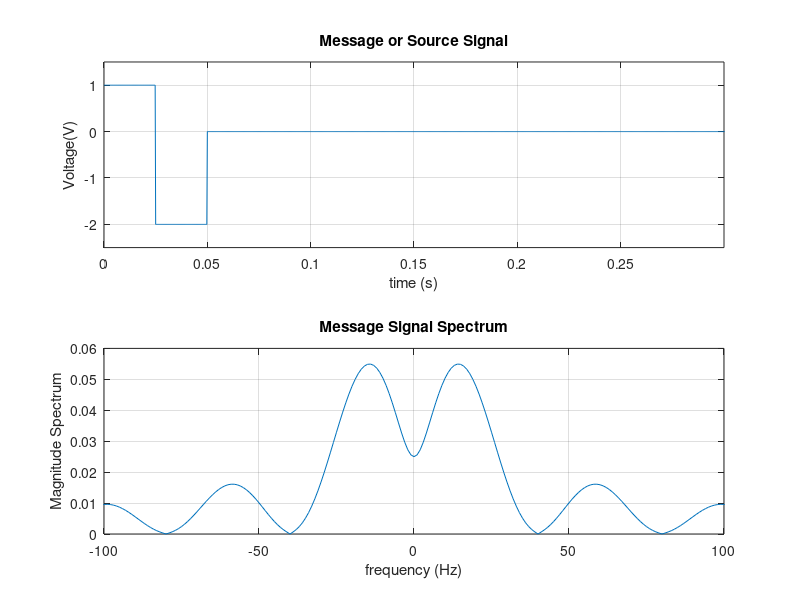
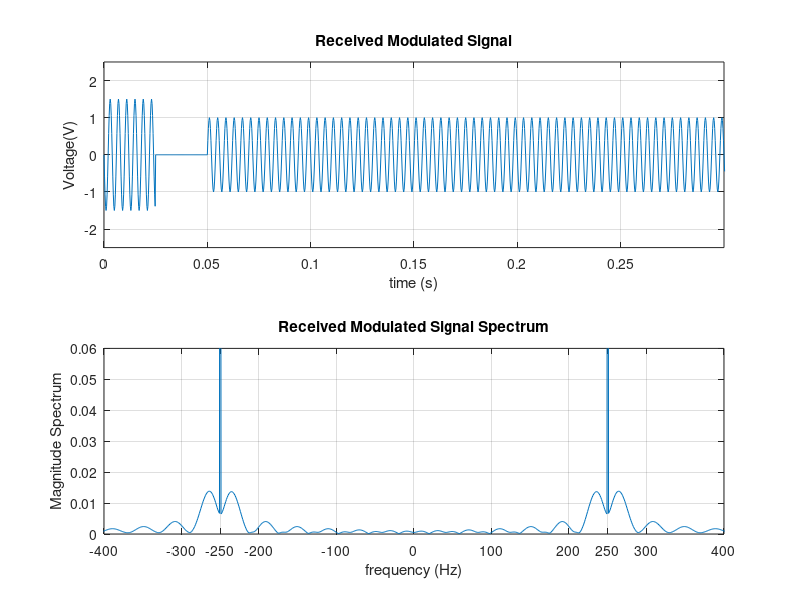
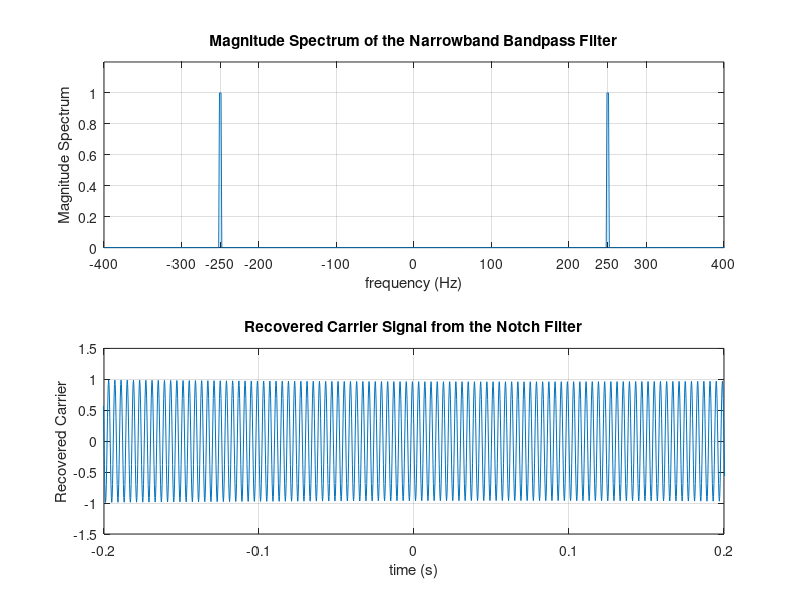
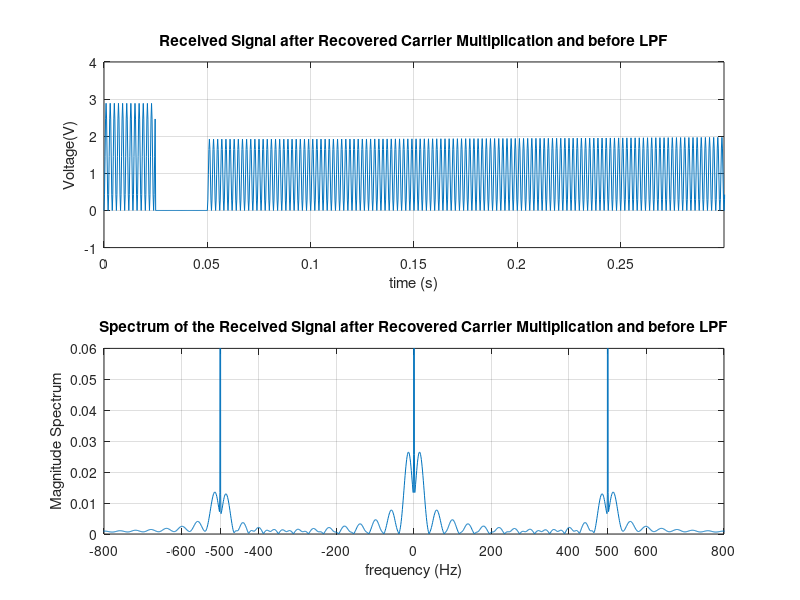

Write the MATLAB code that produced these figures, in order.
% MATLAB script to show Conventional Amplitude Modulation (AM) and
% Demodulation using Carrier Recovery via Notch Filter and Envelope
% Detection

clc
close all
fs = 4000;  % sampling frequency
ts = 1/fs;  % time sampling period
df = 1;     % frequency sampling period
N = fs/df;  % number of DFT smaples in the spectrum
T = 15e-2;  % time interval for plotting time domain signal 
fc = 250;   % carrier frequency in Hz
N1 = 100;   % number of samples in the positive pulse
N2 = 100;   % number of samples in the negative pulse
N3 = fs-N1-N2;             % number of samples in the 0 level of the pulse
t1 = 0:ts:(N1-1)*ts;         % time samples for the positive pulse
t2 = N1*ts:ts:(N1+N2-1)*ts;  % time samples for the negative pulse
t3 = (N1+N2)*ts:ts:(N-1)*ts; % time samples for the 0 level of the pulse
t = [t1 t2 t3];              % complete time vector
x = [ones(1,length(t1)) -2*ones(1,length(t2)) zeros(1,length(t3))]; % message signal
a = 1;                       % modulation index 0 <= a <= 1
A = 1;                       % carrier amplitude
fd = 0;                      % Doppler frequency shift in Hz
theta = pi/2;                % phase delay  

%plotting message signal
subplot(2,1,1);
plot(t,x);
grid on;
axis([0 2*T -2.5 1.5]);
title('Message or Source Signal');
xlabel('time (s)')
ylabel('Voltage(V)');

%plotting message signal spectrum
X = (1/fs) * fft(x);          % computes the Fast Fourier Transform (FFT)  
f = 0 : df : df*(N-1);        % frequency vector for the FFT
fnew = f - fs/2;              % shift the frequency vector to go from -fs/2 to fs/2
subplot(2,1,2);
plot(fnew, fftshift(abs(X))); % plots the magnitude spectrum of the message signal
grid on;
axis([-100 100 0 0.06]);
title('Message Signal Spectrum');
xlabel('frequency (Hz)');
ylabel('Magnitude Spectrum');

%plotting modulated received signal
figure;
s = A * (1 + a*x./abs(min(x))) .* cos(2*pi*(fc+fd)*t + theta);      % conventional AM signal
subplot(2,1,1);
plot(t,s);
grid on;
axis([0 2*T -2.5 2.5]);
title('Received Modulated Signal');
xlabel('time (s)')
ylabel('Voltage(V)');

% plotting modulated signal spectrum
S = (1/fs) * fft(s);          % Fast Fourier Transform of the modulated signal
f = 0 : df : df*(N-1);
fnew = f - fs/2;
subplot(2,1,2);
plot(fnew, fftshift(abs(S))); % plots the magnitude spectrum of the modulated signal
grid on;
axis([-400 400 0 0.06]);
xticks([-400 -300 -(fc+fd) -200 -100 0 100 200 fc+fd 300 400]);
title('Received Modulated Signal Spectrum');
xlabel('frequency (Hz)');
ylabel('Magnitude Spectrum');

% Extracting the carrier from the received signal using a narrow-bandpass filter
% plotting the signal after LPF
B1 = 2;            % Bandwidth of the narrowband-bandpass filter. Must be even.
% DFT of an ideal narrowband-bandpass filter with bandwidth Bl Hz
Hnr = [zeros(1,(fc+fd-B1/2)/df) ones(1,B1/df+1) zeros(1,(fs/2-(fc+fd+B1/2))/df)]; 
Hnl = fliplr(Hnr);
Hn = [Hnr Hnl(2:length(Hnl)-1)];
figure;
f = 0 : df : df*(N-1);
fnew = f - fs/2;
subplot(2,1,1);
plot(fnew, fftshift(abs(Hn))); % plots the magnitude spectrum of the narrow-bandpass filter
grid on;
axis([-400 400 0 1.2]);
xticks([-400 -300 -(fc+fd) -200 -100 0 100 200 fc+fd 300 400]);
title('Magnitude Spectrum of the Narrowband Bandpass Filter');
xlabel('frequency (Hz)');
ylabel('Magnitude Spectrum');

%plotting the recovered carrier signal
RC = Hn.*S;
rc = fs * real(ifft(RC));
subplot(2,1,2);
tnew = t-(ts*length(t)/2);
plot(tnew,fftshift(rc));
grid on;
axis([-0.2 0.2 -1.5 1.5]);
title('Recovered Carrier Signal from the Notch Filter');
xlabel('time (s)')
ylabel('Recovered Carrier');

% demodulation of the AM signal using recovered carrier signal
% plotting the input signal to the LPF
v = 2 * s .* rc;          % input signal to the the lowpass filter (LPF)
% to see the effect of phase and frequency error for coherent detection,
% comment the above line and uncomment the below line
%v = 2 * s .* cos(2*pi*fc*t);

figure;
subplot(2,1,1);
plot(t,v);
grid on;
axis([0 2*T -1 4]);
title('Received Signal after Recovered Carrier Multiplication and before LPF');
xlabel('time (s)')
ylabel('Voltage(V)');

% plotting the spectrum of the received signal after coherent signal multiplication and before LPF
V = (1/fs) * fft(v);          % Fast Fourier Transform of the modulated signal
f = 0 : df : df*(N-1);
fnew = f - fs/2;
subplot(2,1,2);
plot(fnew, fftshift(abs(V))); % plots the magnitude spectrum of the modulated signal
grid on;
axis([-800 800 0 0.06]);
xticks([-800 -600 -2*(fc+fd) -400 -200 0 200 400 2*(fc+fd) 600 800]);
title('Spectrum of the Received Signal after Recovered Carrier Multiplication and before LPF');
xlabel('frequency (Hz)');
ylabel('Magnitude Spectrum');

% plotting the signal after LPF
B2= 200;            % bandwidth of the lowpass filter
H = [ones(1,B2/df+1) zeros(1,N-2*B2/df-1) ones(1,B2/df)]; % DFT of an ideal lowpass filter with bandwidth 200 Hz
figure;
f = 0 : df : df*(N-1);
fnew = f - fs/2;
subplot(3,1,1);
plot(fnew, fftshift(abs(H))); % plots the magnitude spectrum of the LPF
grid on;
axis([-800 800 0 1.2]);
title('Magnitude Spectrum of the LPF');
xlabel('frequency (Hz)');
ylabel('Magnitude Spectrum');

%plotting the impulse response of the LPF
h = fs * real(ifft(H));
subplot(3,1,2);
tnew = t-(ts*length(t)/2);
plot(tnew,fftshift(h));
grid on;
axis([-0.1 0.1 -200 500]);
title('Impulse response of the LPF');
xlabel('time (s)')
ylabel('Impulse Response');

% plotting the spectrum of the demodulated sigal i.e., the output of the LPF
D = H.*V;
f = 0 : df : df*(N-1);
fnew = f - fs/2;
subplot(3,1,3);
plot(fnew, fftshift(abs(D))); % plots the magnitude spectrum of the LPF
grid on;
axis([- 1000 1000 0 0.06]);
title('Magnitude Spectrum of the demodulated signal at the output of LPF');
xlabel('frequency (Hz)');
ylabel('Magnitude Spectrum');

%plotting the demodulated signal
d = fs * real(ifft(D));
d = ((d-1)/a)*abs(min(x));    % rescale the message signal
figure;
subplot(2,1,1);
tnew = t-(ts*length(t)/2);
plot(tnew,fftshift(d));
grid on;
axis([0 2*T -2.5 1.5]);
title('Demodulated Signal using Carrier Recovery');
xlabel('time (s)')
ylabel('Voltage(V)');

% Envelope Detection
env = abs(hilbert(s));
env = ((env-1)/a)*abs(min(x));    % rescale the message signal
subplot(2,1,2);
tnew = t-(ts*length(t)/2);
plot(tnew,fftshift(env));
grid on;
axis([0 2*T -2.5 1.5]);
title('Demodulated Signal using Envelope Detection');
xlabel('time (s)')
ylabel('Voltage(V)');

% calculating power and efficiency of the AM signal
disp('power in the message signal')
px = sum(x.^2)/length(x)

disp('power in the AM modulated signal')
ps = sum(s.^2)/length(s)

disp('AM power efficiency in percent')
((1/2*a^2*px)/ps) * 100


